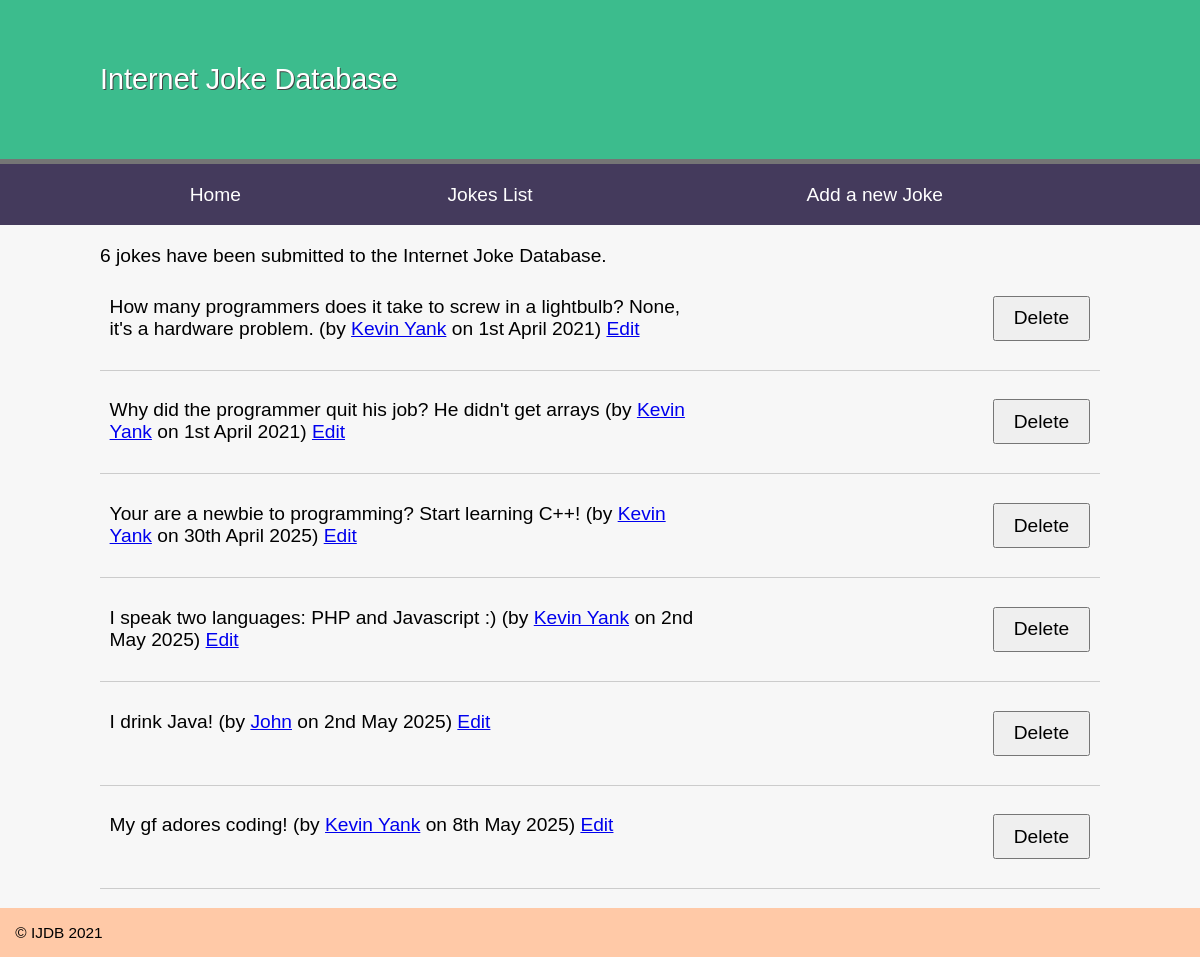
Before: /oop_entry_point_template/public/index.php?action=list with the older database file.
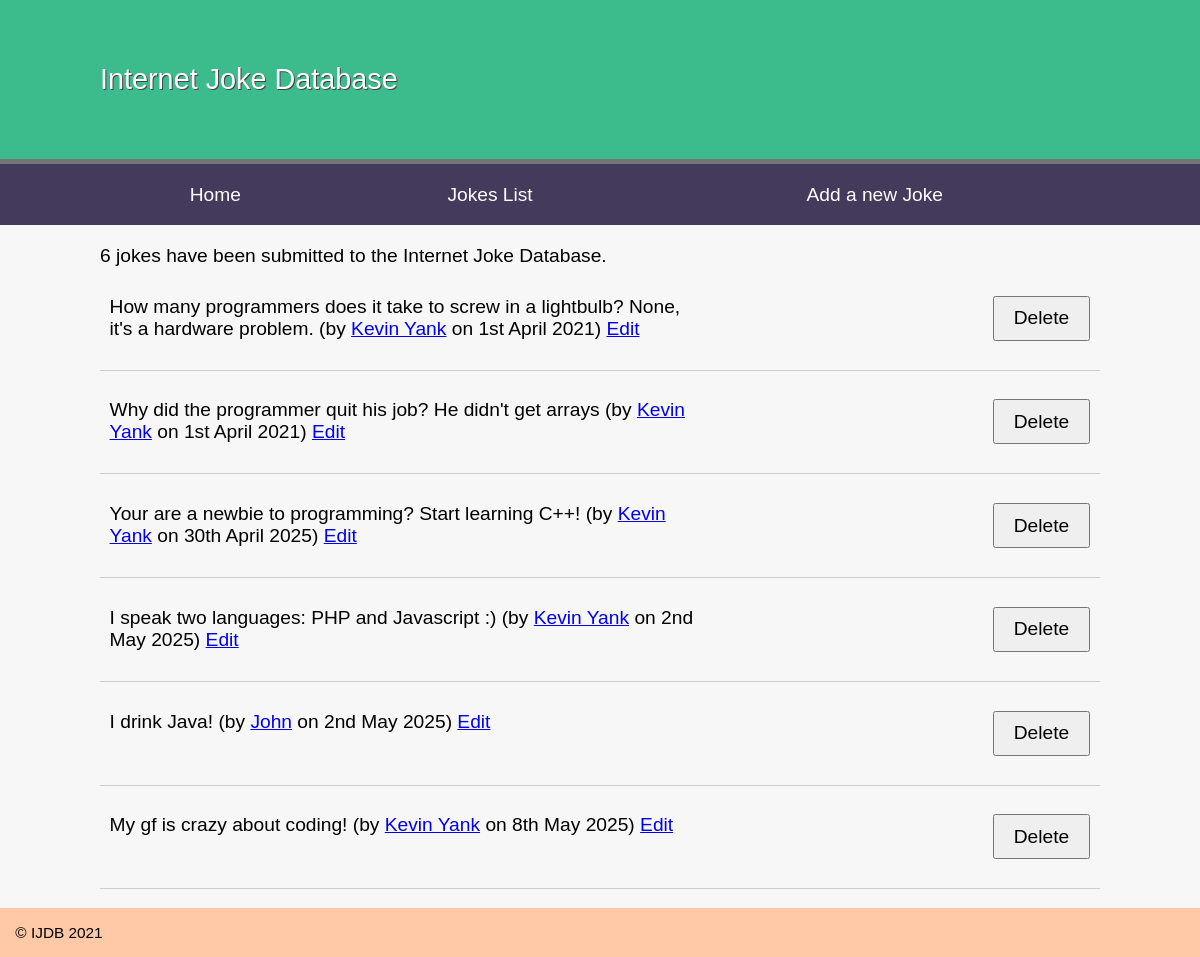
After: the same page with the newer database file.
### tables this page shows
CREATE TABLE `joke` (
  `id` int(11) NOT NULL AUTO_INCREMENT,
  `joketext` text DEFAULT NULL,
  `jokedate` date NOT NULL,
  `authorid` int(11) DEFAULT NULL,
  PRIMARY KEY (`id`)
);

### oop_entry_point_template/public/index.php (called while the page is built, shortened)
<?php
function loadTemplate($templateFileName, $variables) {
    extract($variables);
    include  __DIR__ . '/../templates/' . $templateFileName;
    return ob_get_clean();
}
try {
    include __DIR__ . '/../includes/DatabaseConnection.php';
    include __DIR__ . '/../classes/DatabaseTable.php';
    include __DIR__ . '/../controllers/JokeController.php';
    $jokesTable = new DatabaseTable($pdo, 'joke', 'id');
    $authorsTable = new DatabaseTable($pdo, 'author', 'id');
    $jokeController = new JokeController($jokesTable, $authorsTable);
    $action = $_GET['action'] ?? 'home';
    $page = $jokeController->$action();
    $variables = $page['variables'] ?? [];
    $output = loadTemplate($page['template'], $variables);
} catch (PDOException $e) {
    $title = 'An error has occurred';
    $output = 'Database error: ' . $e->getMessage() . ' in ' .
    $e->getFile() . ':' . $e->getLine();
}
include  __DIR__ . '/../templates/layout.html.php';

### oop_entry_point_template/controllers/JokeController.php (called while the page is built, shortened)
<?php
class JokeController {
	private $authorsTable;
    private $jokesTable;
    public function __construct(DatabaseTable $jokesTable, DatabaseTable $authorsTable) {
        $this->jokesTable = $jokesTable;
        $this->authorsTable = $authorsTable;
    }
	public function list() {
	    $result = $this->jokesTable->findAll();
	    $jokes = [];
	    foreach ($result as $joke) {
	        $author = $this->authorsTable->find('id', $joke['authorid'])[0];
	        $jokes[] = [
	            'id' => $joke['id'],
	            'joketext' => $joke['joketext'],
	            'jokedate' => $joke['jokedate'],
	            'name' => $author['name'],
	            'email' => $author['email']
	        ];
	    }
	    $title = 'Joke list';
	    $totalJokes = $this->jokesTable->total();
	    return ['template' => 'jokes.html.php',
		    'title' => $title,
		    'variables' => [
		        'totalJokes' => $totalJokes,
		        'jokes' => $jokes
		    ]
		];
	}
}

### oop_entry_point_template/classes/DatabaseTable.php (called while the page is built, shortened)
<?php
class DatabaseTable {
    public function find($field, $value) {
        $query = 'SELECT * FROM `' . $this->table . '` WHERE `' . $field . '` = :value';
        $values = [
            'value' => $value
        ];
        $stmt = $this->pdo->prepare($query);
        $stmt->execute($values);
        return $stmt->fetchAll();
    }
    public function findAll() {
        $stmt = $this->pdo->prepare('SELECT * FROM `' . $this->table . '`');
        $stmt->execute();
        return $stmt->fetchAll();
    }
    public function total() {
        $stmt = $this->pdo->prepare('SELECT COUNT(*) FROM `' . $this->table . '`');
        $stmt->execute();
        $row = $stmt->fetch();
        return $row[0];
    }
}

### oop_entry_point_template/templates/jokes.html.php (the view, shortened to what this page needs)
<p><?=$totalJokes?> jokes have been submitted to the Internet Joke Database.</p>
<?php foreach ($jokes as $joke): ?>
<blockquote>
  <p>
  <?=htmlspecialchars($joke['joketext'], ENT_QUOTES, 'UTF-8')?>
  (by <a href="mailto:<?=htmlspecialchars($joke['email'], ENT_QUOTES, 'UTF-8'); ?>">
  <?=htmlspecialchars($joke['name'], ENT_QUOTES, 'UTF-8'); ?></a> on
<?php
$date = new DateTime($joke['jokedate']);
echo $date->format('jS F Y');
?>)
  <a href="index.php?action=edit&id=<?=$joke['id']?>">Edit</a>
  <form action="index.php?action=delete" method="post">
    <input type="submit" value="Delete">
  </form>
  </p>
</blockquote>
<?php endforeach; ?>

### oop_entry_point_template/templates/layout.html.php (shortened to what this page needs)
<!doctype html>
<html>
  <head>
    <link rel="stylesheet" href="jokes.css">
  </head>
  <body>
  <nav>
    <header>
      <h1>Internet Joke Database</h1>
    </header>
    <ul>
      <li><a href="index.php">Home</a></li>
      <li><a href="index.php?action=list">Jokes List</a></li>
      <li><a href="index.php?action=edit">Add a new Joke</a></li>
    </ul>
  </nav>
  <main>
  <?=$output?>
  </main>
  <footer>
  &copy; IJDB 2021
  </footer>
  </body>
</html>

### oop_entry_point_template/public/jokes.css (style rules this page uses)
* { margin: 0; padding: 0; }
body { font-family: Arial, Helvetica, Sans-serif; }
header { display: block; background-color: #3cbc8d; padding: 20px; border-bottom: 5px solid #757575; }
h1 { font-weight: normal; padding: 1.5em; color: white; text-shadow: 1px 1px 0px #444; width: 1000px; margin: auto; }
nav { background-color: #443A5C; }
nav a { color: white; text-decoration: none; }
nav ul { display: table; width: 1000px; margin: auto; }
nav li { display: table-cell; text-align: center; padding: 1em; }
main { overflow: auto; min-height: 30vh; background-color: #f7f7f7; width: 1000px; margin: auto; box-shadow: -1000px 0 0 #f7f7f7, 1000px 0 0 #f7f7f7; padding-top: 20px; }
footer { padding: 1em; background-color: #FFC9A7 ; font-size: 0.8em; }
p { margin-bottom: 1em; }
body { font-size: 1.2em; font-family: arial, helvetica, sans-serif }
input, label, select, textarea { float: left; width: 15em; margin-bottom: 1em; padding: 0.5em; }
input[type="submit"] { margin-left: 15em; width: auto; padding: 0.5em 1em; clear: both; font-size: 1em; }
form { overflow: auto; clear: both; display: block; }
blockquote { display: table; margin-bottom: 1em; border-bottom: 1px solid #ccc; padding: 0.5em; }
blockquote p { display: table-cell; width: 90%; vertical-align: top; }
blockquote form { display: table-cell; width: 10%; }

Changed rows visible on the page:
changed joke: joketext "My gf adores coding!" → "My gf is crazy about coding!"
